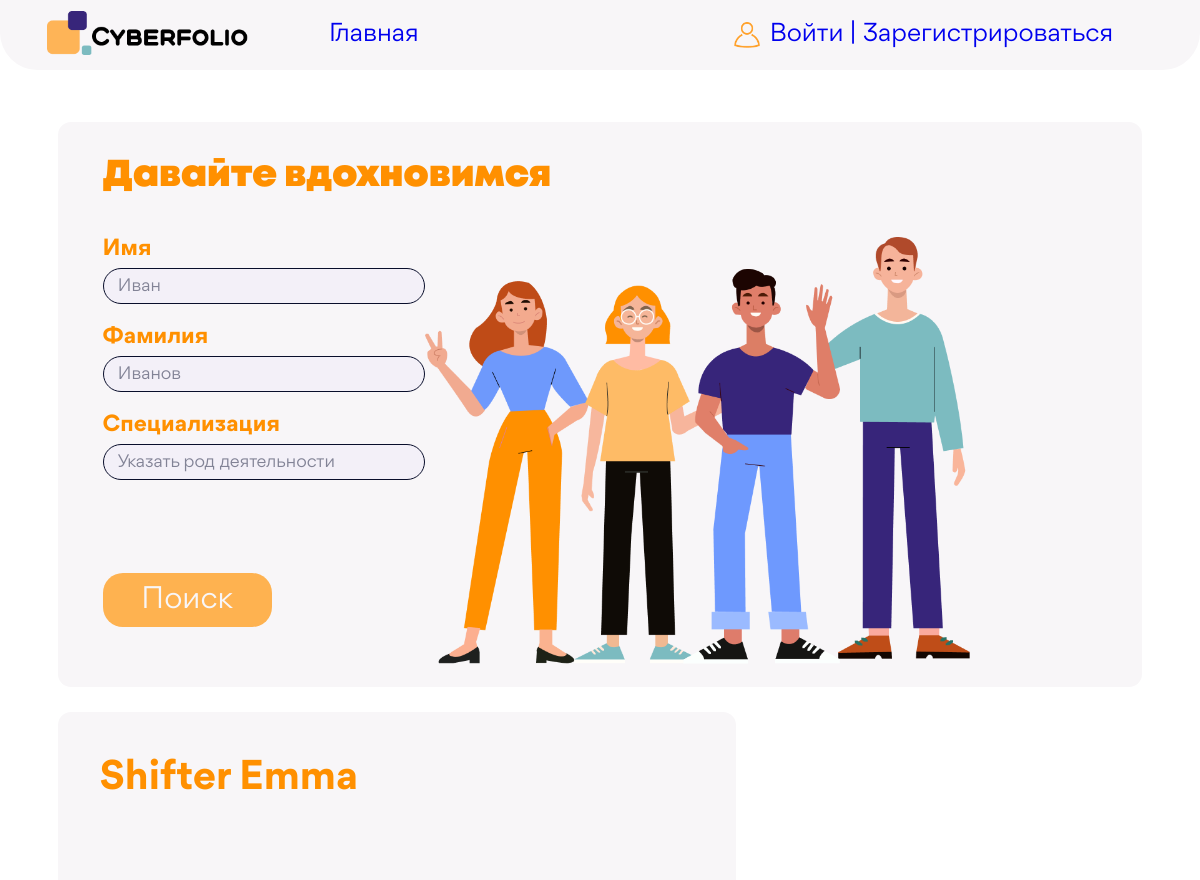
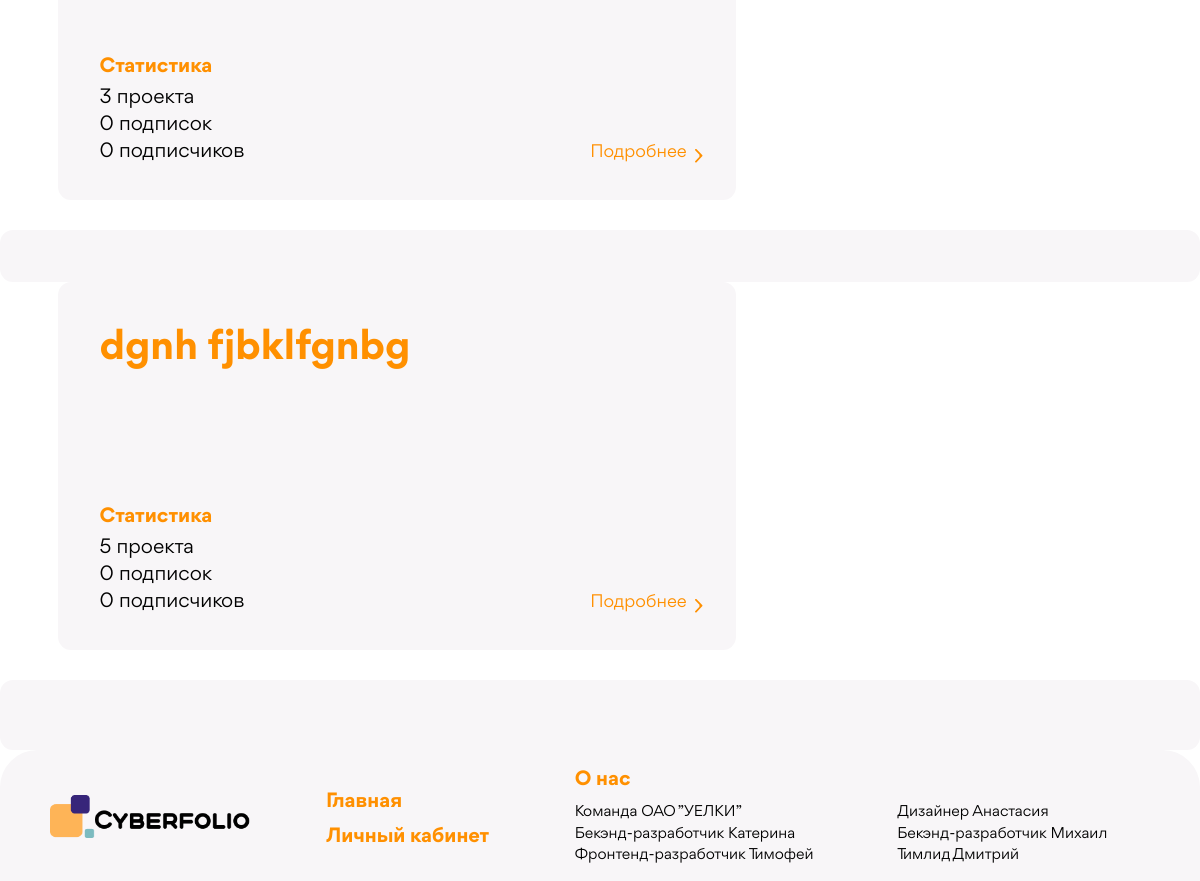
/, run on an earlier commit of the app's database (2 pictures, top to bottom).
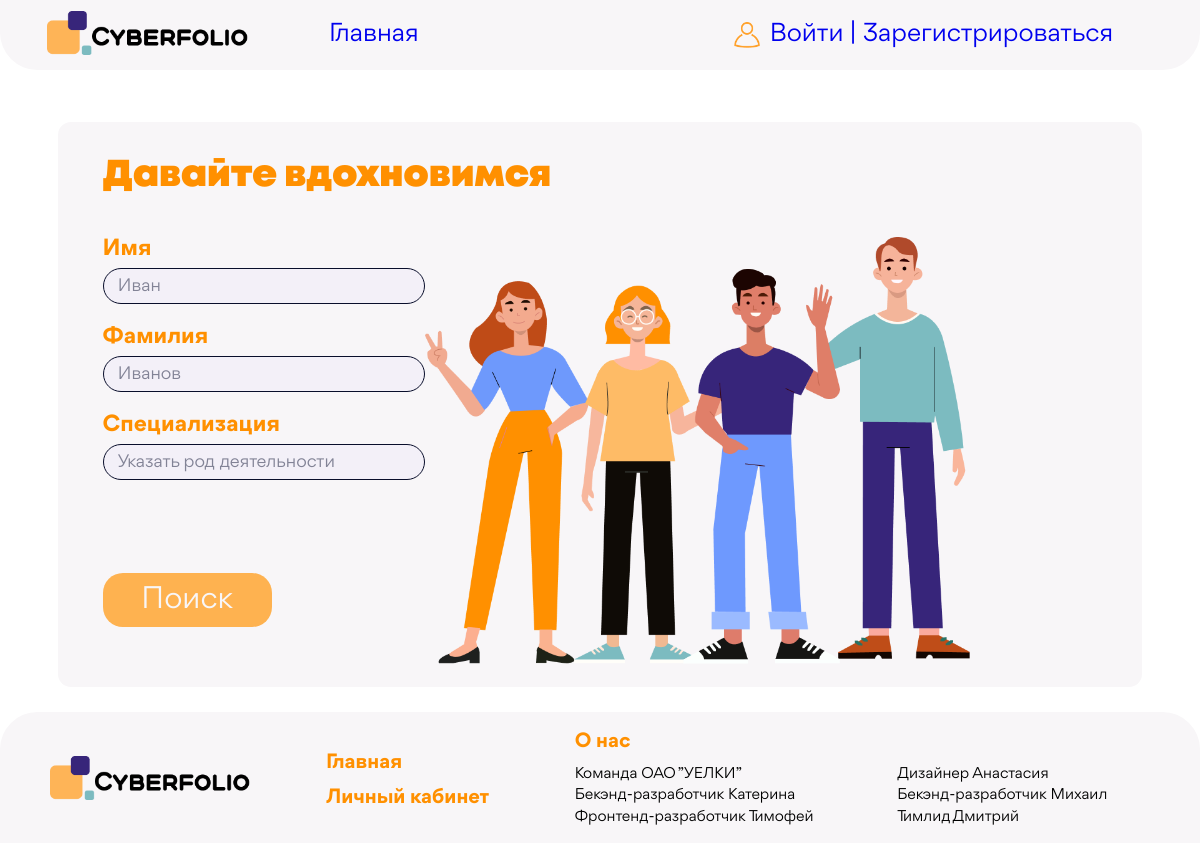
And on a later commit of the database.
### Accounts/models.py (models this page shows, shortened)
class User(AbstractUser):
    sur_sur_name = models.CharField(max_length=20, verbose_name="Фамилия",blank=True)
    slug = models.SlugField(verbose_name='Слаг', unique=True)
    descriptions = models.TextField(max_length=300, verbose_name='Описание',blank=True)
    email = models.EmailField(verbose_name='Почта',blank=True)
    spec = models.ForeignKey('Specs', db_index=True, on_delete=models.PROTECT, verbose_name="Специализация",blank=True, default=1)
    photo = models.ImageField(upload_to=user_directory_path, blank=True, verbose_name="Фото")
    time_create = models.DateTimeField(auto_now_add=True, verbose_name="Время создания")
    vk_url = models.URLField(max_length=128, blank=True, verbose_name='VK')
    hh_url = models.URLField(max_length=128,blank=True, verbose_name='HH')
    behance_url = models.URLField(max_length=128,blank=True,verbose_name='BH')
    def get_projects(self):
        return Project.objects.all().filter(user_id=self.id)
    def count_projects(self):
        return self.get_projects().count()
    def get_followers(self):
        return Follow.objects.all().filter(follow_from_id=self.id)
    def count_followers(self):
        return self.get_followers().count()
    def get_followings(self):
        return Follow.objects.all().filter(follow_to_id=self.id).values('id')
    def count_followings(self):
        return self.get_followings().count()
    def get_short_name(self):
        return '{0} {1}'.format(self.last_name, self.first_name)
    class Meta:
        verbose_name = 'Юзер'
        verbose_name_plural = 'Юзеры'
        ordering = ['id']

### Accounts/views.py (the view, shortened to what this page needs)
# urls.py: 2. Add a URL to urlpatterns:  path('', Home.as_view(), name='home')
class Home(ListView):
    model = User
    template_name = "main_page.html"
    context_object_name = "users"
    def get_context_data(self, *, object_list = None, **kwargs):
        context = super().get_context_data(**kwargs)
        context['title'] = "Главная страница"
        return context
    def get_queryset(self):
        users = User.objects.all().exclude(id=self.request.user.id).filter(is_superuser=0)
        if self.request.method == 'GET':
            first_name = self.request.GET.get('first_name')
            last_name = self.request.GET.get('last_name')
            spec = self.request.GET.get('specialization')
            first_name_q = Q()
            if first_name:
                first_name_q = Q(first_name__icontains=first_name)
            last_name_q = Q()
            if last_name:
                last_name_q = Q(last_name__icontains=last_name)
            if spec:
                try:
                    spec_obj = Specs.objects.get(name=spec)
                    users = users.filter(spec=spec_obj)
                except Specs.DoesNotExist:
                    pass
            users = users.filter(first_name_q & last_name_q)
        users = users.annotate(num_followers=Count('following')).order_by('-num_followers')
        return users

### templates/main_page.html (shortened to what this page needs)
{% extends 'base.html' %}
{% load static %}
{% block css %}
    <link rel="stylesheet" href="{% static 'css/normalize.css' %}">
    <link rel="stylesheet" href="{% static 'css/general_styles.css' %}">
    <link rel="stylesheet" href="{% static 'css/main_page.css' %}">
    <link href = "{% static 'fonts/stylesheet.css' %}" rel = "stylesheet" type = "text/css" />
{% endblock %}
{% block content %}
    <div class="search_container">
            <div class="search_header">
                Давайте вдохновимся
            </div>
            <div class="search_info">
                <form method="get" action="{% url 'home' %}">
                    <div class="input-heading">Имя</div>
                    <input type="text" name="first_name" id="first_name" value="{{ request.GET.first_name }}" placeholder="Иван" class="input search_input">
                    <div class="input-heading">Фамилия</div>
                    <input type="text" name="last_name" id="last_name" value="{{ request.GET.last_name }}" placeholder="Иванов" class="input search_input">
                    <div class="input-heading">Специализация</div>
                    <input type="text" name="specialization" id="specialization" value="{{ request.GET.specialization }}" placeholder="Указать род деятельности" class="input search_input">
                    <div class="search_button-container">
                        <button type="submit" class="usual-button search_button">Поиск</button>
                    </div>
                </form>
                <div>
                    <img class="search_img" src="{% static 'images/mainpage_img.png' %}">
                </div>
            </div>
        </div>
<div class="users">
{% for u in users %}
    <div class="user-card-container">
            <div class="left-section card-container">
                <div class="user-header">{{ u.get_short_name }}</div>
                <div class="user-statistic-header">Статистика</div>
                <div class="statistic-container">
                    <ul class="statistic-list">
                        <li class="statistic-item">{{ u.count_projects }} проекта</li>
                        <li class="statistic-item">{{ u.count_followers }} подписок</li>
                        <li class="statistic-item">{{ u.count_followings }} подписчиков</li>
                    </ul>
                    <a href="{% url 'profile' slug=u.slug %}" class="project-link">
                        <h5 class="abour-project">Подробнее</h5>
                        <img class="abour-project-icon" src="{% static 'images/about-project-icon.svg' %}">
                    </a>
                    </div>
                </div>
            </div>
            <div class="right-section card-container">
            </div>
        </div>
{% endfor %}
</div>
{% endblock %}

### templates/base.html (shortened to what this page needs)
{% load static %}
<!DOCTYPE html>
<html lang="en">
<head>
    {% block css %}
    {% endblock %}
</head>
<body>
{% block mainmenu %}
<header class="header">
    <div class="container header-container">
        <a href="{% url 'home' %}" class="logo">
            <img src="{% static 'images/Logo.png' %}" alt="" class="logo-img">
        </a>
        <nav class="nav">
            <ul class="nav-list">
                <li class="nav-item"><a href="{% url 'home' %}" class="nav-link">Главная</a></li>
            </ul>
        </nav>
        <div class="user-container">
            <img src="{% static 'images/user-icon.png' %}" alt="" class = "user-icon">
            {% if user.is_authenticated %}
                <a href="{% url 'profile' slug=request.user.slug %}" class ="profile-link">Мой профиль</a>
            {% else %}
                <a href="{% url 'welcome'%}" class ="profile-link">Войти | Зарегистрироваться</a>
            {% endif %}
        </div>
    </div>
</header>
{% endblock %}
<main>
{% block content %}
{% endblock %}
</main>
<footer class="footer">
        <div class="footer_logo">
            <a href="{% url 'home' %}" class="footer_logo-img">
                <img src="{% static 'images/Logo.png' %}" alt="" class="footer_logo-img">
            </a>
        </div>
        <div class="footer_nav">
            <a href="{% url 'home' %}" class="nav_link">Главная</a>
            {% if user.is_authenticated %}
                <a href="{% url 'profile' slug=user.slug %}" class ="nav_link">Личный кабинет</a>
            {% else %}
                <a href="{% url 'welcome'%}" class ="nav_link">Личный кабинет</a>
            {% endif %}
        </div>
        <div class="about-us_container">
            <div class="nav_link about-us_heading">О нас</div>
            <div class="about-us_contacts">
                <div class="about-us_contacts-left">
                    <a class="about-us_contacts-text" href="/">Команда ОАО ”УЕЛКИ”</a>
                    <a class="about-us_contacts-text" href="https://youtu.be/dQw4w9WgXcQ">Бекэнд-разработчик Катерина </a>
                    <a class="about-us_contacts-text" href="/">Фронтенд-разработчик Тимофей </a>
                </div>
                <div class="about-us_contacts-right">
                    <a class="about-us_contacts-text" href="/">Дизайнер Анастасия</a>
                    <a class="about-us_contacts-text" href="/">Бекэнд-разработчик Михаил </a>
                    <a class="about-us_contacts-text" href="/">Тимлид  Дмитрий</a>
                </div>
            </div>
        </div>
    </footer>
</body>
</html>

### Accounts/static/css/general_styles.css (style rules this page uses)
body { background-image: url(../images/background.png); background-size: cover; background-repeat: no-repeat; }
.usual-button { background-color: #feb250; padding: 1.14vw 2.70vw; border-radius: 1.66vw; color: #f8f6f8 !important; font-weight: 400; font-size: 2.5vw; line-height: 2.7vw; border: 0px !important; }
a { text-decoration: none; }
input { text-decoration: none; border: 0px; color: #000000; }
ul { list-style: none; margin: 0; padding: 0; }
img { max-width: 100%; }
html { font-family: "Gordita"; }
* { box-sizing: border-box; }
.container { max-width: 100%; margin: 0; }
.header { width: 100%; height: 5.83vw; border-radius: 0px 0px 3.125vw 3.125vw; background-color: #f8f6f8; font-size: 2.08vw; line-height: 2.23vw; color: #000000; line-height: 1.56vw; }
.header-container { display: flex; align-items: center; justify-content: space-between; height: 100%; }
.logo-img { min-width: 16.7vw; }
.logo { min-width: 16.7vw; width: 16.7vw; margin-left: 3.95vw; margin-right: 6.77vw; }
.nav-list { display: flex; }
.nav-item { cursor: pointer; }
.user-container { margin-left: auto; display: flex; align-items: center; margin-left: auto; margin-right: 7.23vw; }
.user-icon { width: 2.18vw; margin-right: 0.78vw; }
.input::placeholder { color: #828396; }
.input { border: 0.15vw solid #090E2B; border-radius: 4.01vw; padding: 0.78vw 1.198vw; transition: 0.3s box-shadow, 0.3s border-color; background: #f3f0f8; font-style: normal; font-weight: 400; font-size: 1.8vw; line-height: 1.354vw; }
.footer { background: #f8f6f8; border-radius: 3.12vw 3.12vw 0px 0px; padding: 1.97vw 7.55vw 1.4vw 4.16vw; display: flex; align-items: center; width: 100%; height: 10.9vw; }
.footer_logo { margin-right: 6.3vw; }
.footer_logo-img { width: 16.7vw; }
.footer_nav { display: flex; flex-direction: column; margin-right: 7.13vw; }
.nav_link { font-family: "Gordita"; font-style: normal; font-weight: 700; font-size: 1.66vw; line-height: 1.82vw; color: #ff9000; white-space: nowrap; }
.nav_link:not(:last-child) { margin-bottom: 1.09vw; }
.about-us_contacts { display: flex; }
.about-us_contacts-text { font-family: "Gordita"; font-style: normal; font-weight: 400; font-size: 1.25vw; line-height: 1.35vw; color: #000000; white-space: nowrap; margin-bottom: 0.46vw; }
.about-us_container { display: flex; flex-direction: column; }
.about-us_contacts-right { display: flex; flex-direction: column; }
.about-us_contacts-left { display: flex; flex-direction: column; margin-right: 6.97vw; }

### Accounts/static/css/main_page.css (style rules this page uses)
.search_container { display: flex; background: #F8F6F8; border-radius: 1.09vw; width: 90.4%; margin: auto; margin-top: 4.32vw; margin-bottom: 2.08vw; flex-direction: column; padding: 2.55vw 4.16vw 1.45vw 3.75vw; }
.search_header { font-family: 'Mont'; font-style: normal; font-weight: 900; font-size: 3.125vw; line-height: 4.01vw; color: #FF9000; margin-bottom: 3.02vw; }
.input-heading { font-family: 'Gordita'; font-style: normal; font-weight: 700; font-size: 1.875vw; line-height: 2.03vw; color: #FF9000; margin-bottom: 0.57vw; }
.search_info { display: flex; }
.search_img { width: 45.4vw; }
.search_button { font-family: 'Gordita'; font-style: normal; font-weight: 400; font-size: 2.5vw; line-height: 2.7vw; color: #F8F6F8; border: none; padding: 0.93vw 3.02vw; margin-top: 5.98vw; width: 14.1vw; }
.search_input { font-family: 'Gordita'; font-style: normal; font-weight: 400; font-size: 1.45vw; line-height: 1.56vw; color: #000000; padding: 0.78vw 2.91vw 0.52vw 1.19vw; width: 26.9vw; border: 0.15vw solid #090E2B; border-radius: 4.01vw; }
.search_input:not(:last-child) { margin-bottom: 1.71vw; }
.search_button-container { display: flex; }

What changed in the data, as far as the page shows it:
removed User: get_short_name "Shifter Emma", count_projects "3", count_followers "0", count_followings "0"
removed User: get_short_name "dgnh fjbklfgnbg", count_projects "5", count_followers "0", count_followings "0"
